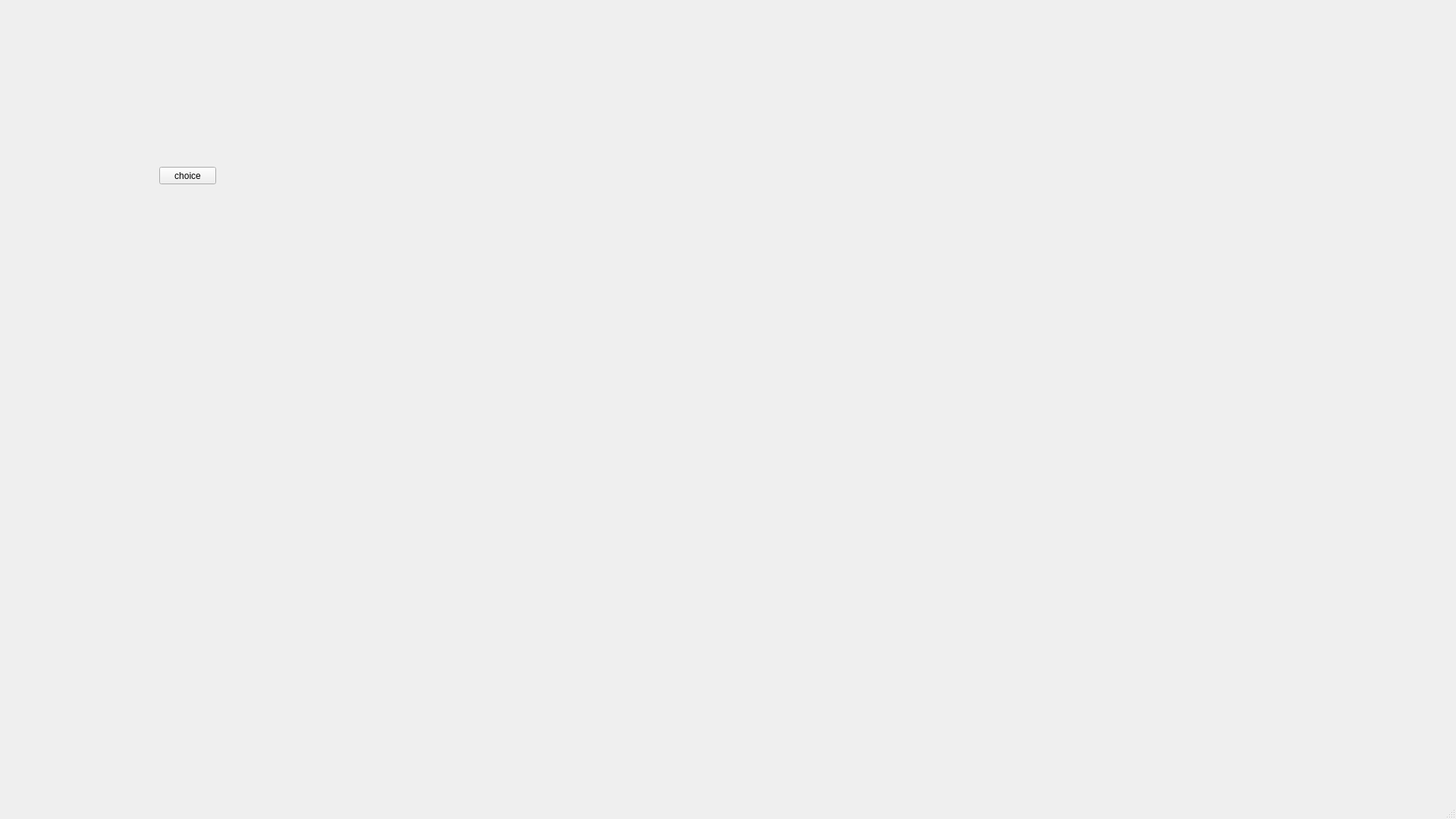
<?xml version="1.0" encoding="UTF-8"?>
<ui version="4.0">
 <class>MainWindow</class>
 <widget class="QMainWindow" name="MainWindow">
  <property name="geometry">
   <rect>
    <x>0</x>
    <y>0</y>
    <width>1920</width>
    <height>1080</height>
   </rect>
  </property>
  <property name="windowTitle">
   <string>MainWindow</string>
  </property>
  <widget class="QWidget" name="centralwidget">
   <widget class="QPushButton" name="pushButton">
    <property name="geometry">
     <rect>
      <x>210</x>
      <y>220</y>
      <width>75</width>
      <height>23</height>
     </rect>
    </property>
    <property name="text">
     <string>choice</string>
    </property>
   </widget>
  </widget>
  <widget class="QMenuBar" name="menubar">
   <property name="geometry">
    <rect>
     <x>0</x>
     <y>0</y>
     <width>1920</width>
     <height>22</height>
    </rect>
   </property>
  </widget>
  <widget class="QStatusBar" name="statusbar"/>
 </widget>
 <resources/>
 <connections/>
</ui>
